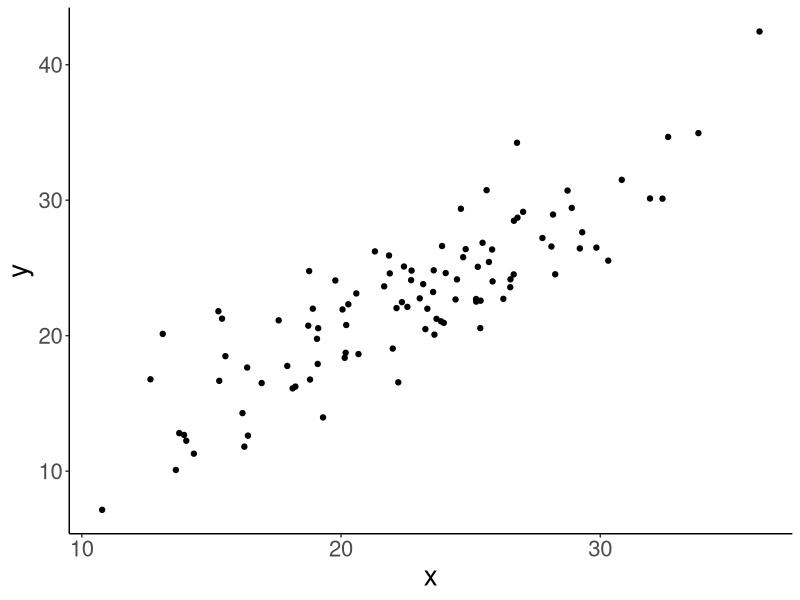
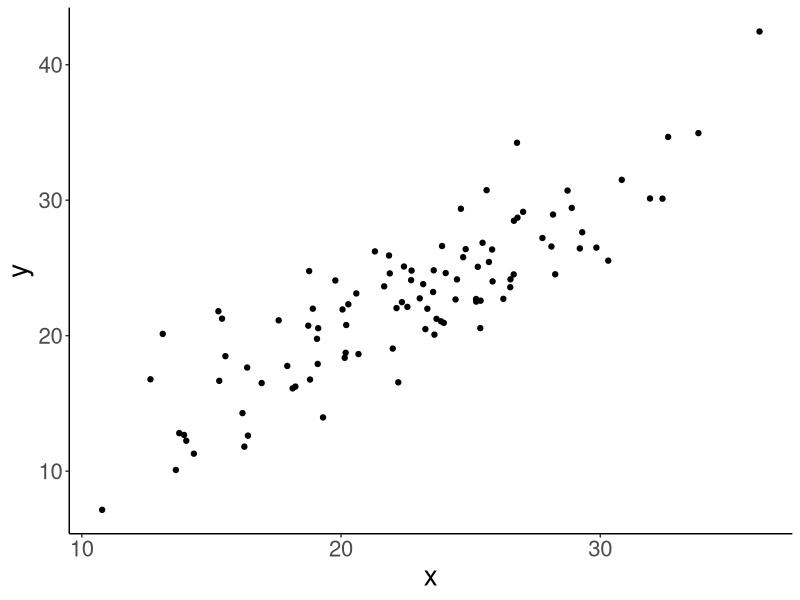
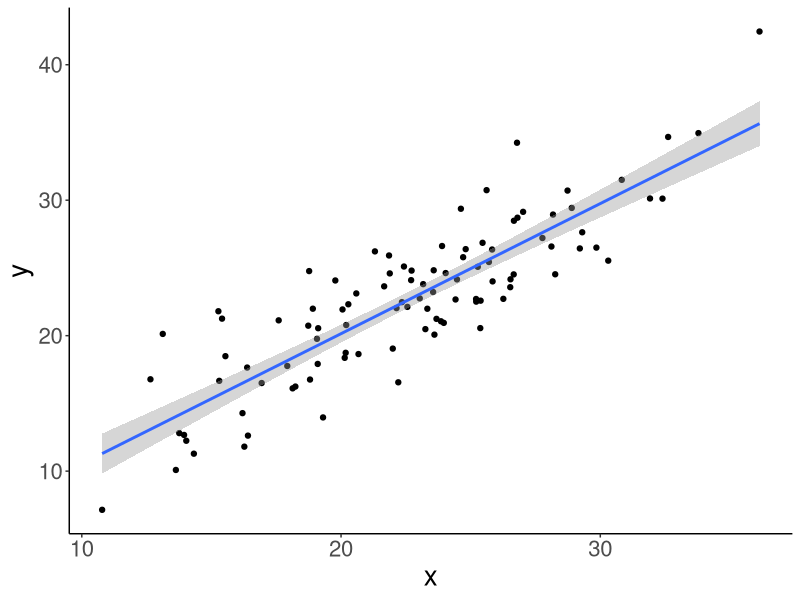
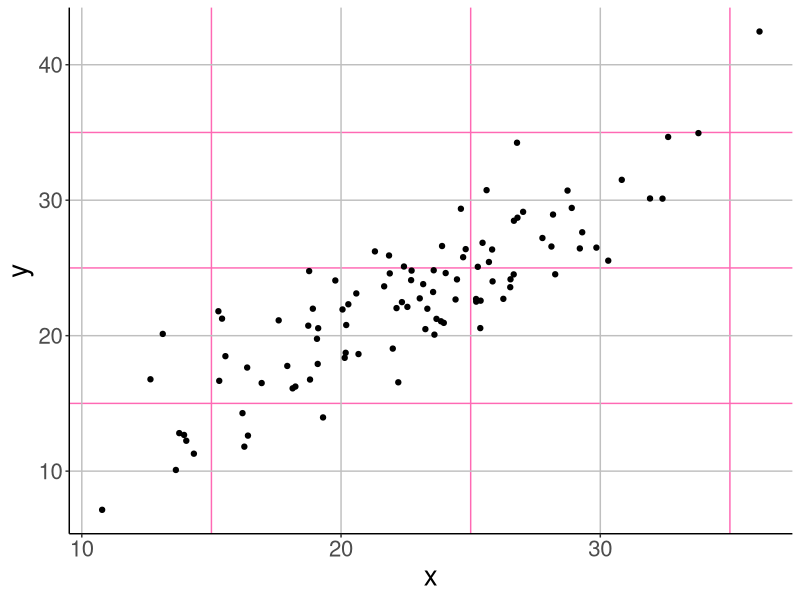
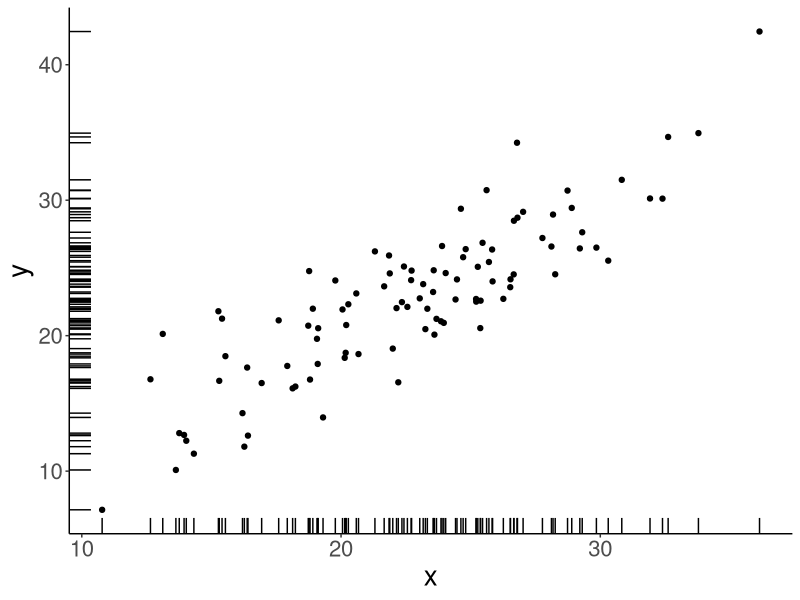
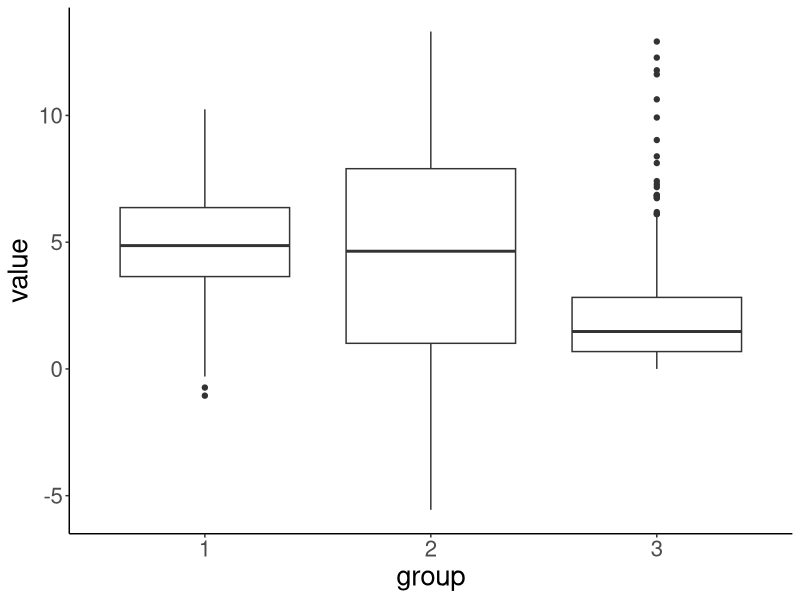
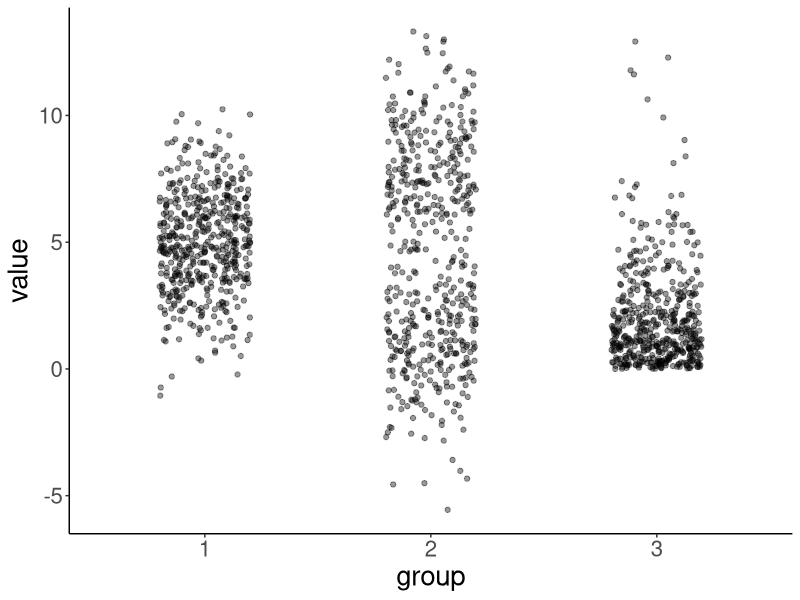
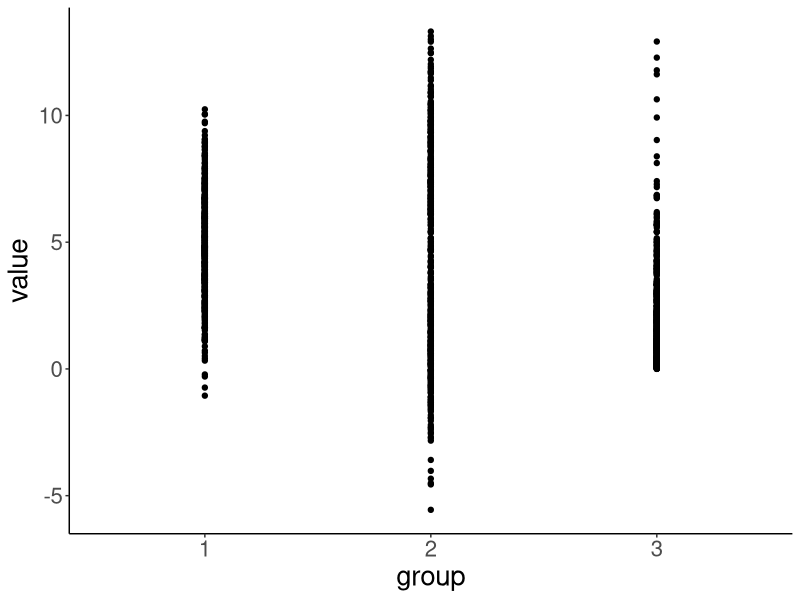

Source code (R) for these figures, in order: (Note: this script raises an error after producing the figures.)
# Week 4 Graphics Lab
# This code will help you get started
# You can follow along with the slides found at

library(tidyverse) # for pretty much everything else

# nice colorblind pallete found at http://www.cookbook-r.com/Graphs/Colors_(ggplot2)/
# colorbrewer2.org also has some nice color palletes
cbbPalette <- c("#000000", "#E69F00", "#56B4E9", "#009E73", "#F0E442", "#0072B2", "#D55E00", "#CC79A7")

# I prefer this theme to the standard ggplot2 theme
# it is cleaner and uses less ink (not that I am opposed to using ink, but it can distract)
theme_set(theme_classic() +
              theme(axis.line.x = element_line(color = 'black'),
                    axis.line.y = element_line(color = 'black'),
                    panel.background = element_rect(fill = 'transparent'),
                    plot.background = element_rect(color = 'transparent'),
                    strip.background = element_rect(fill = 'transparent'),
                    rect = element_rect(fill = 'transparent'),
                    text = element_text(size = 20)))


#################
# Scatter Plots #
#################

set.seed(289347)
dat <- data_frame(x = rnorm(100, mean = 23, sd = 5),
                  y = x + rnorm(100, sd = 3))

# create a scatter plot, save it to g, and plot the figure in the graphics window
(g <- ggplot(dat, aes(x = x, y = y)) +
      geom_point())
# note the (), this is the same as the following:
g <- ggplot(dat, aes(x = x, y = y)) +
     geom_point()
g

# add a linear trend line with standard error
g + geom_smooth(method = 'lm')

# add grid lines back into the figure. I doubt anyone would ever want this combination of colors, though
g + theme(panel.grid.major = element_line(color = 'grey75'),
          panel.grid.minor = element_line(color = 'hotpink'))

# Rug plot
g + geom_rug()

########################
# Box and Violin Plots #
########################

n <- 500 # individuals per group

set.seed(239847)
bxplt <- data_frame(group = as.factor(rep(1:3, each = n)),
                    value = c(rnorm(n, 5, 2),
                              rnorm(n/2, 8, 2), rnorm(n/2, 1, 2),
                              rchisq(n, 2)))

# base figure
g <- ggplot(bxplt, aes(x = group, y = value))

# add boxplot layer
g + geom_boxplot()

# add jittered points layer
g + geom_jitter(width = 0.2, alpha = 0.4)
# this is what it would look like without geom_jitter
g + geom_point()

# add violin plot layer with boxplot layer over the top
# this would be my preference
g + geom_violin() + geom_boxplot(width = 0.07)

# some of my colleagues prefer this picture, but I find it a little busy
g + geom_violin() +
    geom_jitter(width = 0.2, alpha = 0.1) +
    geom_boxplot(width = 0.07, alpha = 0.7)


###################
# Transformations #
###################

n <- 500 # number of data points

# generate continuous data set to work with
set.seed(234789)
trans_cont <- data_frame(x = rnorm(n),
                         y = 10^(x + rnorm(100)))

# base figure
g <- ggplot(trans_cont, aes(x = x, y = y)) +
     geom_point()

# add smoothed line without standard error (untransformed)
g + geom_smooth(se = FALSE)

# this transormation looks much nicer - trenline clearly looks log-linear (transformed)
g + geom_smooth(method = 'lm') +
    scale_y_log10()

# generate categorical data set to work with
trans_cat <- data_frame(OR = c(0.4, 1.2, 1.7, 0.9),
                        lOR = log(OR),
                        se = rep(.2, 4),
                        lower = exp(lOR - 1.96*se),
                        upper = exp(lOR + 1.96*se),
                        group = c('A', 'A', 'B', 'B'),
                        treat = c('Treatment', 'Placebo', 'Treatment', 'Placebo'))

#### base figure
pos <- position_dodge(width = 0.2) # this moves the group A/B CI's slightly appart

(g <- ggplot(trans_cat, aes(treat, OR, color = group)) +
        geom_point(position = pos, size = 2) + # plot OR's
        geom_errorbar(aes(ymin = lower, ymax = upper), position = pos, width = 0.2, size = 0.7) + # add error bars
        geom_hline(yintercept = 1, linetype = 2) + # add dashed line at OR = 1
        theme(axis.title.x = element_blank(), # remove the x axis title, "treat"
              axis.line.x = element_blank(), # remove the axis line across the bottom of the figure
              axis.ticks.x = element_blank()) + # remove the tick marks at Placebo and Treatment on x axis
        scale_color_manual(values = cbbPalette)) # color the lines black and gold instead of the default colors

# this puts ORs on both sides of 1 on an equal scale -- much easier to see what is going on
# ggplot's default is to display the untransformed numbers on the y-axis.
# That might be good for some people, but others will be confused and want to see the log OR
# we include both here
g + scale_y_continuous(trans = 'log', breaks = c(0.3, 0.5, 1, 2), # rescale with breaks at 0.3, 0.5, ...
                       sec.axis = sec_axis(trans = ~ log(.), name = 'log OR')) + # add axis on the right showing log OR scale
    guides(color = FALSE) # remove group A/B labels on the right panel to make room for the axis


############################
# For exploration of color #
############################

set.seed(29384)
dat <- data_frame(x = rnorm(300),
                  y = c(rnorm(200),
                        x[201:300] + rnorm(100, sd = .5)),
                  g = factor(rep(c(1,1,2), each = 100)))

# nice scatter plot
ggplot(dat, aes(x, y)) +
    geom_point()

# color reveals strong trend in subset of dat, but these colors are bad
g <- ggplot(dat, aes(x, y, color = g)) +
    geom_point() +
    guides(color = FALSE) # don't really care about the group labels in the right panel for this example
g + scale_color_manual(values = c('green3', 'red'))

# the default ggplot2 colors are also not colorblind friendly
# check out how this looks using ColorOracle or some other similar tool
g

# nice colorblind pallete found at http://www.cookbook-r.com/Graphs/Colors_(ggplot2)/
# colorbrewer2.org also has some nice color palletes
cbbPalette <- c("#000000", "#E69F00", "#56B4E9", "#009E73", "#F0E442", "#0072B2", "#D55E00", "#CC79A7")

g + scale_color_manual(values = cbbPalette)

# try other color combinations if you are interested
g + scale_color_manual(values = cbbPalette[c(1,3)])
